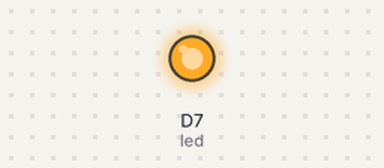
This sketch was run on a simulated ESP8266 (NodeMCU). Shown: output pins drawn as LEDs (lit = HIGH).

Above: at 1.0 s.
At 3.0 s:
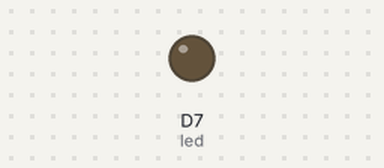
Timing chart, 0 to 5.2 s (numbered marks = the images above):
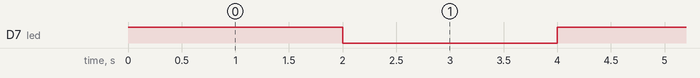

The sketch:

led_nodemcu.ino
```cpp
const int led=D7;
void setup() {

  pinMode(led,OUTPUT);
  Serial.begin(9600);

}

void loop() {
  digitalWrite(led,HIGH);
  delay(2000);
  digitalWrite(led,LOW);
  delay(2000);

}
```

Measured:
- by itself, D7 (led): alternates HIGH for 2.0 s and LOW for 2.0 s
